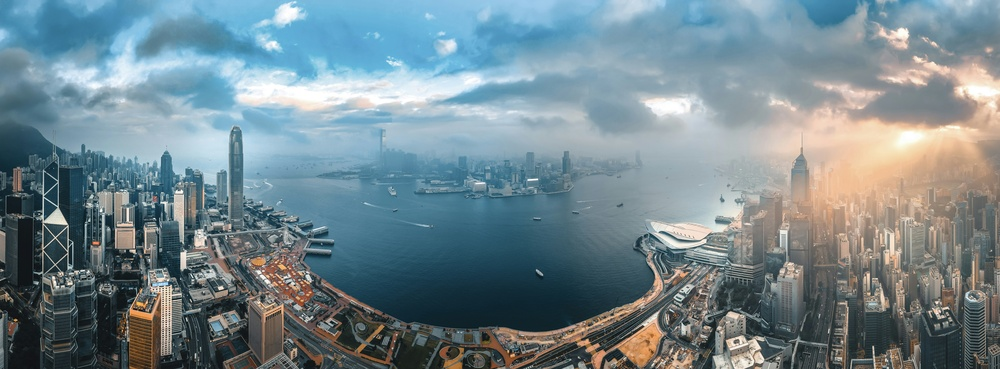
#> input picture pan.jpg, 1000 x 369 px, shrunk from 6985 x 2580 before the run
$ jupyter execute --allow-errors pr7.ipynb
#> lines starting #> are read from the running program, lines starting #| are printed output that depends on the picture
Given two corresponding sets of points from stereo images,
compute the fundamental matrix. Explain its significance and
visualize the epipolar lines on both images.

[cell 1]
import cv2
import numpy as np
import matplotlib.pyplot as plt

# Load stereo image and split into left and right
img = cv2.imread('pan.jpg')
#> img is the input picture: shape (369, 1000, 3); mean B, G, R 142.4, 135, 115.8
h, w = img.shape[:2]
#> h = 369; w = 1000
img1, img2 = img[:, :w//2], img[:, w//2:]
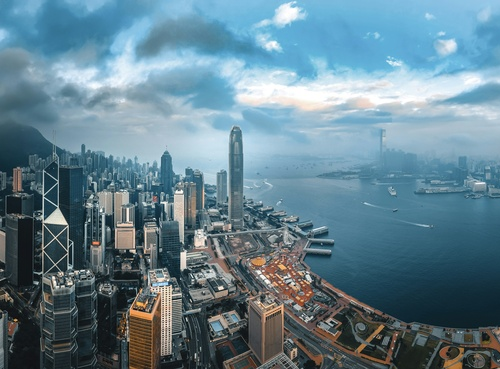
#> img1: shape (369, 500, 3); mean B, G, R 142.8, 129.3, 99.6
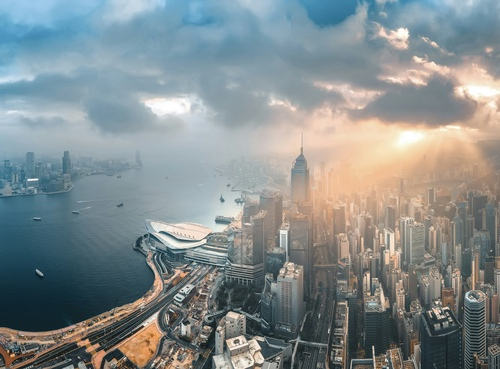
#> img2: shape (369, 500, 3); mean B, G, R 141.9, 140.7, 132

# Simulate corresponding points
pts1 = np.random.randint(50, w//2 - 50, (10, 2)).astype(float)
pts2 = pts1 + np.random.normal(0, 2, pts1.shape)

# Compute fundamental matrix
F, mask = cv2.findFundamentalMat(pts1, pts2, cv2.FM_RANSAC)
#> mask = [0, 0, 0, 1, 1, 1, 1, 1, 1, 1]
pts1, pts2 = pts1[mask.ravel()==1], pts2[mask.ravel()==1]

# Compute epipolar lines in the left image
lines1 = cv2.computeCorrespondEpilines(pts2.reshape(-1,1,2), 2, F).reshape(-1,3)

# Plotting
fig, (ax1, ax2) = plt.subplots(1, 2, figsize=(10, 5))
ax1.set_title("Epipolar lines in left image")
ax2.set_title("Points in right image")
ax1.imshow(cv2.cvtColor(img1, cv2.COLOR_BGR2RGB))
ax2.imshow(cv2.cvtColor(img2, cv2.COLOR_BGR2RGB))
ax1.scatter(pts1[:,0], pts1[:,1], color='red')
ax2.scatter(pts2[:,0], pts2[:,1], color='red')

# Draw epipolar lines
#> (the rest of this cell did not finish here and is left out)

$ run again, with imgg.jpg copied over pan.jpg
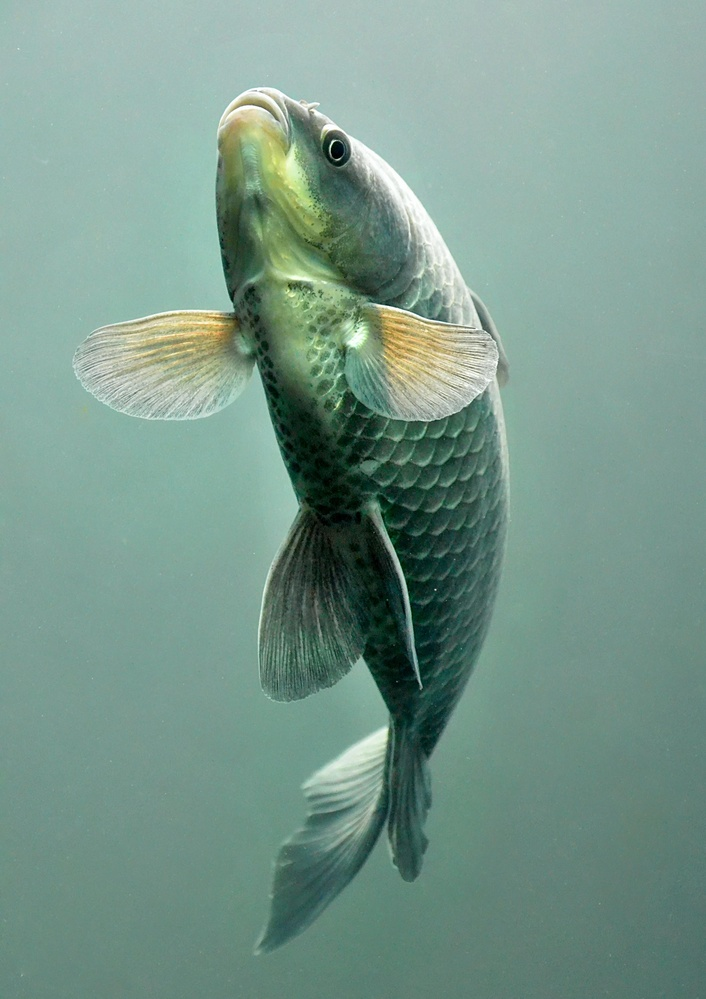
#> input picture imgg.jpg, 706 x 999 px, shrunk from 2769 x 3915 before the run
#> img is the input picture: shape (999, 706, 3); mean B, G, R 139.4, 151.8, 120.8
#> `img1, img2 = img[:, :w//2], img[:, w//2:]`:
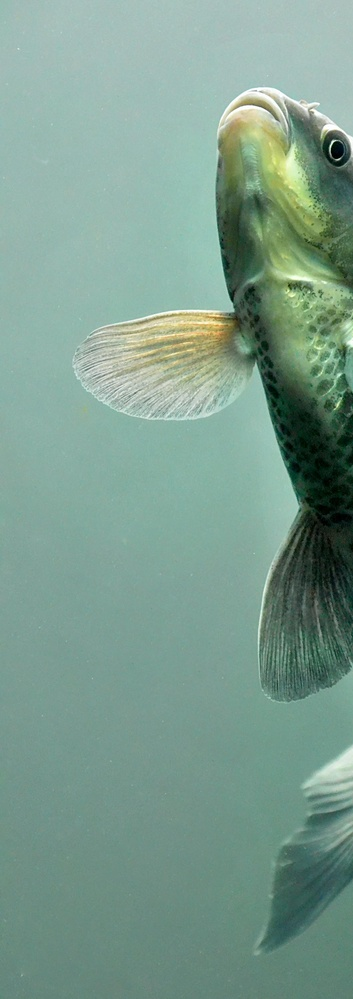
#> img1: shape (999, 353, 3); mean B, G, R 142.3, 156.4, 124.4
#> `img1, img2 = img[:, :w//2], img[:, w//2:]`:
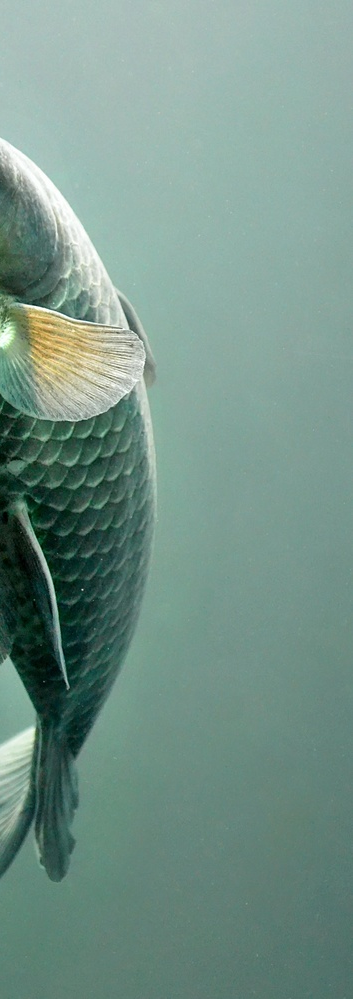
#> img2: shape (999, 353, 3); mean B, G, R 136.5, 147.1, 117.2

$ run again, with left.jpg copied over pan.jpg
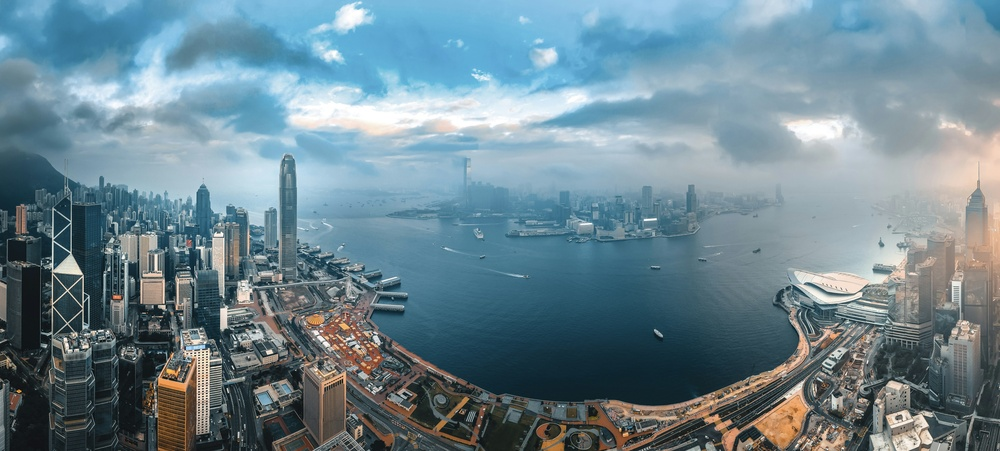
#> input picture left.jpg, 1000 x 451 px, shrunk from 5724 x 2580 before the run
#> img is the input picture: shape (451, 1000, 3); mean B, G, R 144.5, 133.7, 109.1
#> `img1, img2 = img[:, :w//2], img[:, w//2:]`:
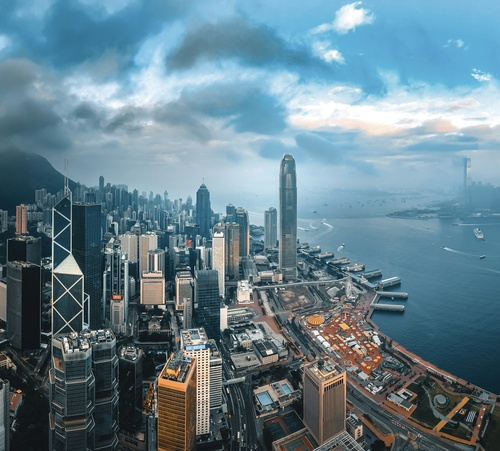
#> img1: shape (451, 500, 3); mean B, G, R 141.8, 129.2, 101.3
#> `img1, img2 = img[:, :w//2], img[:, w//2:]`:
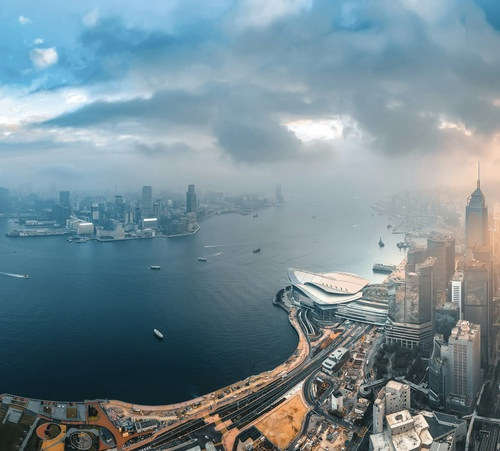
#> img2: shape (451, 500, 3); mean B, G, R 147.3, 138.2, 117

$ run again, with right.jpg copied over pan.jpg
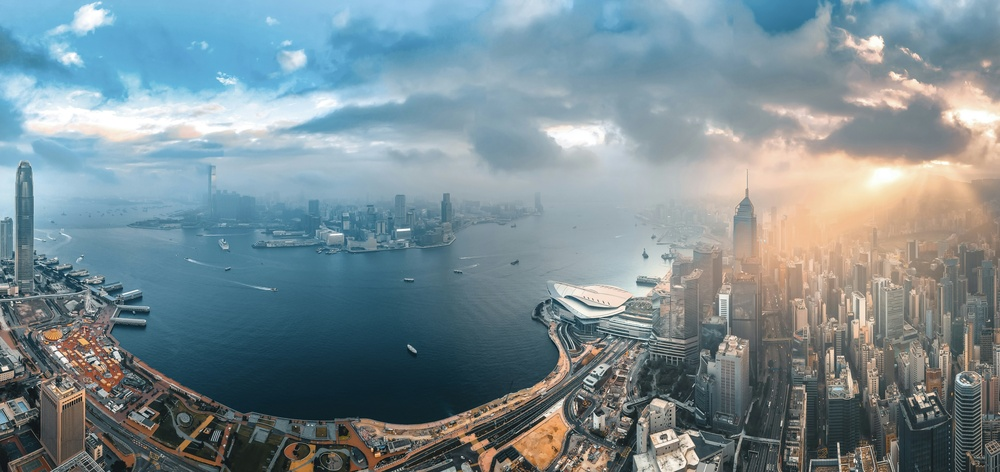
#> input picture right.jpg, 1000 x 472 px, shrunk from 5470 x 2580 before the run
#> img is the input picture: shape (472, 1000, 3); mean B, G, R 146.3, 139.9, 122.3
#> `img1, img2 = img[:, :w//2], img[:, w//2:]`:
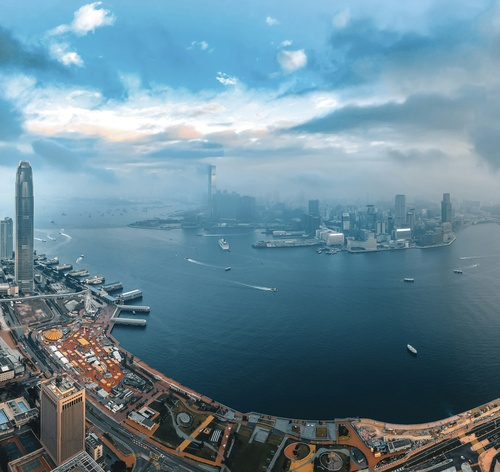
#> img1: shape (472, 500, 3); mean B, G, R 150, 135.1, 103.4
#> `img1, img2 = img[:, :w//2], img[:, w//2:]`:
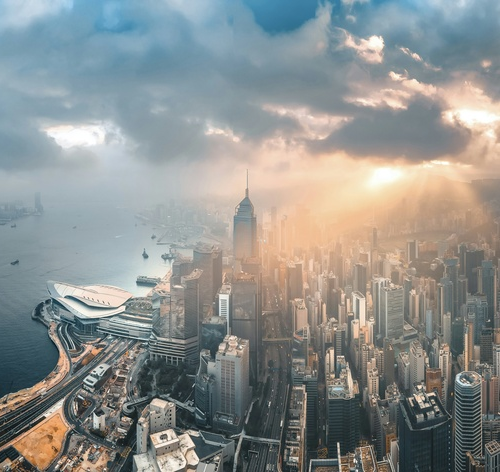
#> img2: shape (472, 500, 3); mean B, G, R 142.7, 144.7, 141.2
